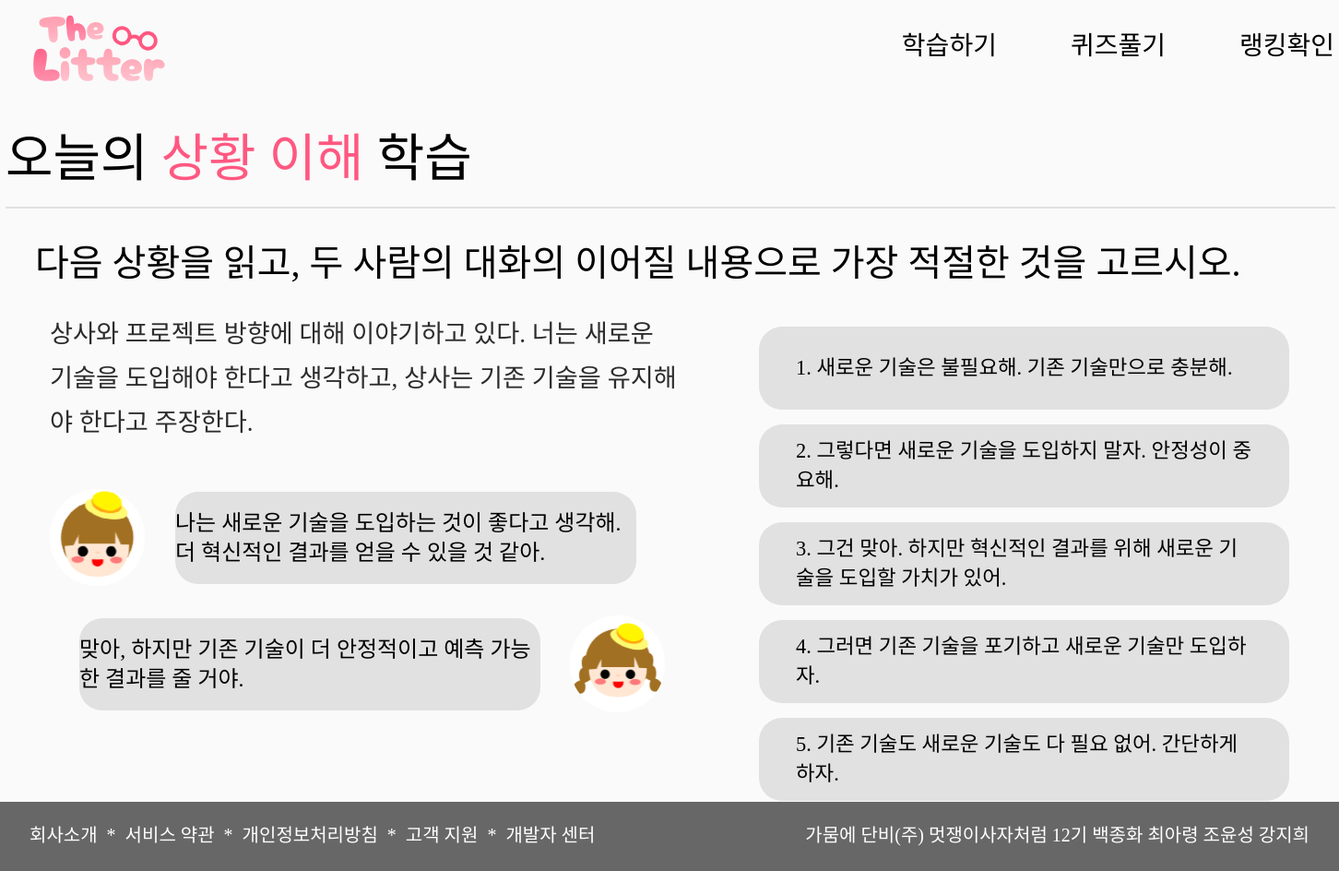
The app's page /lecture/situation/6 with its own data.
### api/models.py (models this page shows)
class ComprehensionTask(Base):
    __tablename__ = 'comprehension_tasks'
    id = Column(Integer, primary_key=True, index=True)
    lecture_id = Column(Integer, ForeignKey('lectures.id'), index=True)
    question = Column(Text, index=True)
    content = Column(Text, index=True)
    conversation = Column(Text, index=True)
    options = Column(Text, index=True)  # JSON encoded list
    answer = Column(String, index=True)
    lecture = relationship('Lecture', back_populates='comprehension_tasks')

### main.py (the view)
@app.get("/lecture/situation/{comprehension_tasks_id}", response_class=HTMLResponse)
async def situation(request: Request, comprehension_tasks_id: int, db: Session = Depends(get_db)):
    comprehension_task = db.query(ComprehensionTask).filter(
        ComprehensionTask.id == comprehension_tasks_id).first()
    if comprehension_task is None:
        return HTMLResponse(content="Comprehension Task not found", status_code=404)
    if comprehension_task.conversation:
        conversation_parts = comprehension_task.conversation.split('|', 1)
        if len(conversation_parts) == 2:
            first_part, second_part = conversation_parts
        else:
            first_part, second_part = conversation_parts[0], ""
    else:
        first_part, second_part = "", ""
    options = {}
    if comprehension_task.options:
        options_list = comprehension_task.options.split('\n')
        for idx, option in enumerate(options_list):
            options[f'option{idx + 1}'] = option.strip()
    else:
        options = {f'option{i}': "" for i in range(1, 6)}  # 빈 값으로 초기화
    user = None
    try:
        user = get_current_user_from_token(request, db)
    except HTTPException as e:
        if e.status_code == status.HTTP_401_UNAUTHORIZED:
            user = None
    return templates.TemplateResponse(
        "studySituation.html",
        {
            "request": request,
            "comprehension_task": comprehension_task,
            "first_part": first_part.strip(),
            "second_part": second_part.strip(),
            **options,
            "user": user,  # 사용자 정보를 템플릿에 전달
        }
    )

### templates/studySituation.html (shortened to what this page needs)
<!DOCTYPE html>
<html lang="en">
  <head>
    <link
      rel="stylesheet"
      href="{{ url_for('static', path='css/reset.css') }}"
    />
    <link
      rel="stylesheet"
      href="{{ url_for('static', path='css/studySituation.css') }}"
    />
  </head>
  <body>
    {% include "header.html" %}
    <div class="situationWrap">
      <h1>오늘의 <span>상황 이해</span> 학습</h1>
      <hr />
      <div class="studyWrap">
        <h2 class="studyQuestion">{{comprehension_task.question}}</h2>
        <div class="studySection">
          <div class="studyContentWrap">
            <div class="studyContent">{{comprehension_task.content}}</div>
            <div class="firstImg">
              <img src="{{ url_for('static', path='images/q1.svg') }}" />
              <div class="firstBalloon">{{first_part}}</div>
            </div>
            <div class="secondImg">
              <div class="secondBalloon">{{second_part}}</div>
              <img src="{{ url_for('static', path='images/q2.svg') }}" />
            </div>
          </div>
          <div class="studyAnswer">
            <div class="answerOptions">
              <div class="option" data-option="1">{{ option1 }}</div>
              <div class="option" data-option="2">{{ option2 }}</div>
              <div class="option" data-option="3">{{ option3 }}</div>
              <div class="option" data-option="4">{{ option4 }}</div>
              <div class="option" data-option="5">{{ option5 }}</div>
            </div>
            <button class="Btn">제&emsp;출</button>
          </div>
        </div>
      </div>
    </div>
    {% include "footer.html" %}
  </body>
</html>

### static/css/studySituation.css (style rules this page uses)
body { background-color: #fafafa; overflow: hidden; }
.situationWrap { box-sizing: border-box; width: 1440px; margin: 0 auto; display: flex; flex-direction: column; position: relative; }
.situationWrap h1 { font-family: "Pretendard-Bold"; font-size: 3.5rem; margin-top: 9rem; }
.situationWrap h1 span { color: #ff5881; }
hr { border: 1px solid #e1e1e1; width: 1440px; margin: 1rem 0; margin-top: 1.5rem; }
.studyWrap { margin: 0 2rem; }
.studyQuestion { font-family: "Pretendard-SemiBold"; font-size: 2.5rem; margin: 1.5rem 0; margin-bottom: 2rem; }
.studySection { margin: 0.5rem 1rem; display: flex; flex-direction: row; justify-content: space-between; }
.studySection .studyContent { width: 680px; font-family: "Pretendard-Regular"; font-size: 1.7rem; line-height: 3rem; color: #2c2c2c; margin-bottom: 3rem; }
.firstImg, .secondImg { display: flex; flex-direction: row; align-items: center; margin-top: 2rem; }
.firstBalloon, .secondBalloon { width: 500px; height: 100px; border-radius: 25px; background-color: #e1e1e1; margin: 0 2rem; display: flex; justify-content: center; align-items: center; font-family: "Pretendard-Medium"; font-size: 1.5rem; line-height: 2rem; }
.answerOptions .option { box-sizing: border-box; width: 575px; height: 90px; background-color: #e1e1e1; display: flex; justify-content: baseline; align-items: center; margin: 1rem 0; padding: 1rem 2.5rem; font-family: "Pretendard-Medium"; font-size: 1.4rem; line-height: 2rem; border-radius: 25px; }
.Btn { width: 150px; height: 60px; background-color: #ff97aa; color: #fff; font-family: "Pretendard-SemiBold"; font-size: 1.75rem; border: 0; border-radius: 10px; cursor: pointer; position: absolute; right: 4rem; }

### records on screen
ComprehensionTask: question "다음 상황을 읽고, 두 사람의 대화의 이어질 내용으로 가장 적절한 것을 고르시오.", content "상사와 프로젝트 방향에 대해 이야기하고 있다. 너는 새로운 기술을 도입해야 한다고 생각하고, 상사는 기존 기술을 유지해야 한다고 주장한다."

### other values on screen
{{ first_part }} "나는 새로운 기술을 도입하는 것이 좋다고 생각해. 더 혁신적인 결과를 얻을 수 있을 것 같아."
{{ second_part }} "맞아, 하지만 기존 기술이 더 안정적이고 예측 가능한 결과를 줄 거야."
{{ option1 }} "1. 새로운 기술은 불필요해. 기존 기술만으로 충분해."
{{ option2 }} "2. 그렇다면 새로운 기술을 도입하지 말자. 안정성이 중요해."
{{ option3 }} "3. 그건 맞아. 하지만 혁신적인 결과를 위해 새로운 기술을 도입할 가치가 있어."
{{ option4 }} "4. 그러면 기존 기술을 포기하고 새로운 기술만 도입하자."
{{ option5 }} "5. 기존 기술도 새로운 기술도 다 필요 없어. 간단하게 하자."
